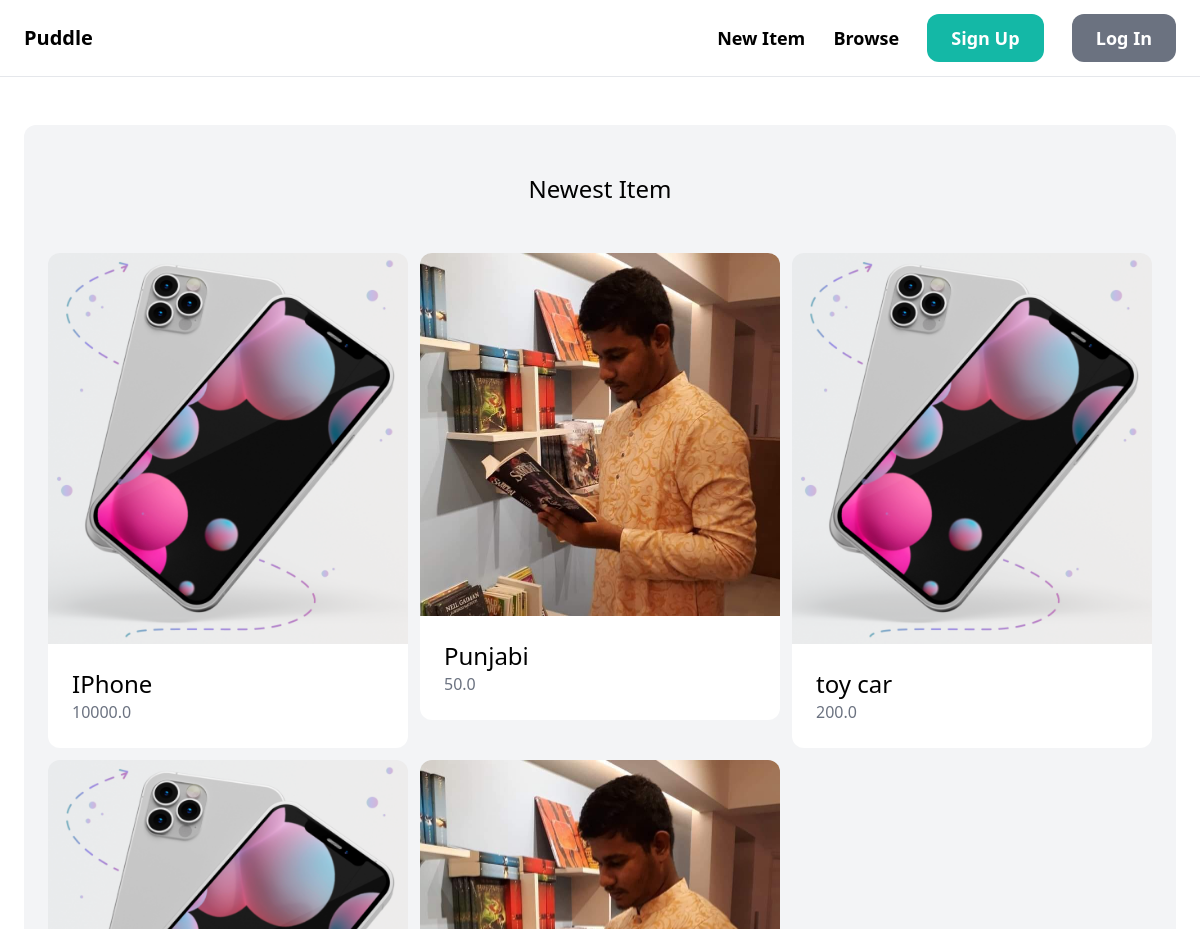
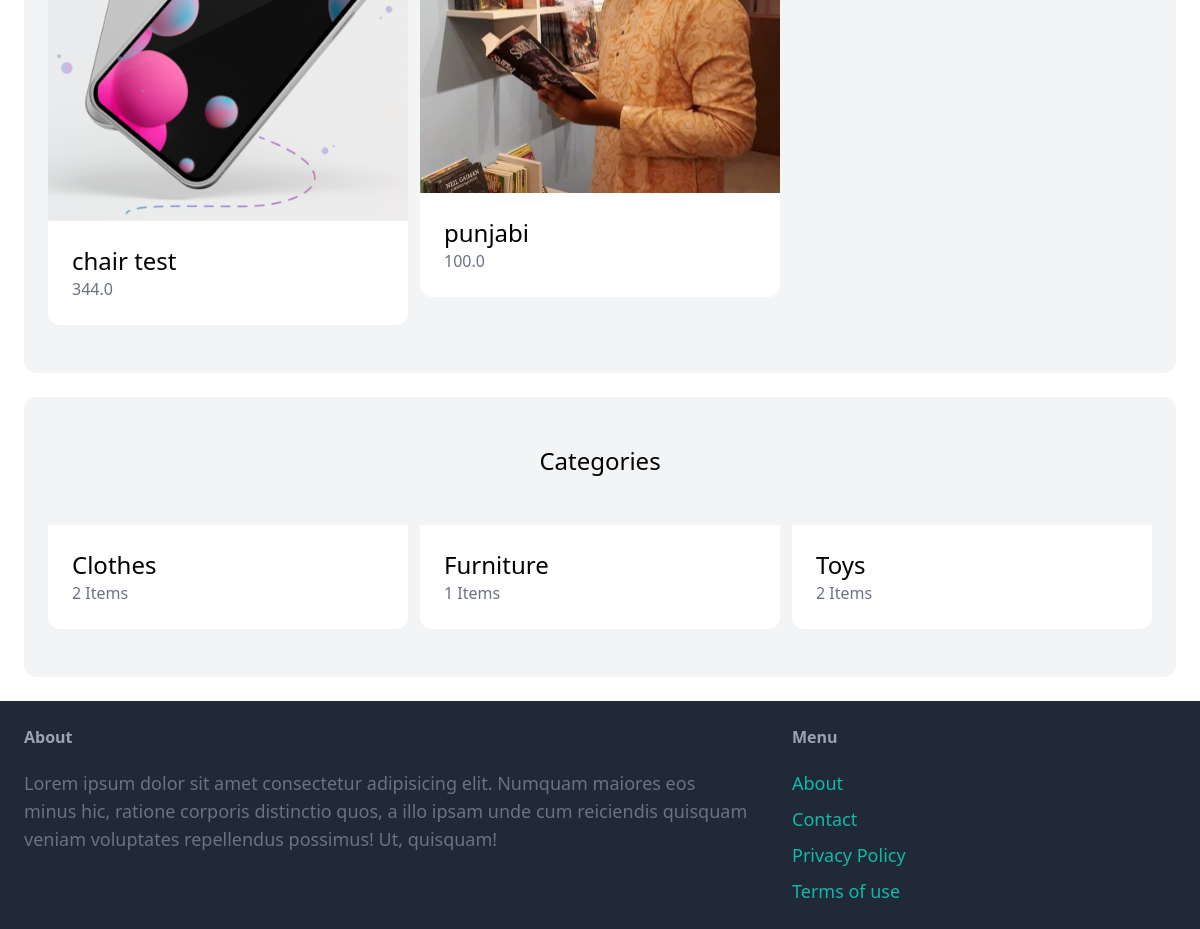
The page / on the database its author committed (2 pictures, top to bottom).
### item/models.py (models this page shows, shortened)
class Item(models.Model):
    category = models.ForeignKey(Category, related_name='items', on_delete=models.CASCADE)
    name = models.CharField(max_length=255)
    descriptions = models.TextField(blank=True, null=True)
    price = models.FloatField()
    image = models.ImageField(upload_to='item_images', blank=True, null=True)
    is_solid = models.BooleanField(default=False)
    created_by = models.ForeignKey(User, related_name='items', on_delete=models.CASCADE)
    created_at = models.DateTimeField(auto_now_add=True)

class Category(models.Model):
    name = models.CharField(max_length=255)
    class Meta:
        ordering = ('name',)
        verbose_name_plural = 'Categories'

### core/views.py (the view)
# urls.py: path('', views.index, name='index'),
def index(request):
    items = Item.objects.filter(is_solid=False)[0:6]
    categories = Category.objects.all()
    return render(request, 'core/index.html', {
        'categories': categories,
        'items': items,
    })

### core/templates/core/index.html (shortened to what this page needs)
{% extends 'core/base.html' %}
{% block content %}
    <div class="mt-6 px-6 py-12 bg-gray-100 rounded-xl">
       <h2 class="mb-12 text-2xl text-center">Newest Item</h2>
       <div class="grid grid-cols-3 gap-3">
          {% for item in items %}
              <div>
                <a href="{% url 'item:detail' item.id %}">
                    <div>
                        <img src="{{ item.image.url }}" alt="image" class="rounded-t-xl">
                    </div>
                    <div class="p-6 bg-white rounded-b-xl">
                       <h2 class="text-2xl">{{item.name}}</h2>
                       <p class="text-gray-500">{{item.price}}</p>
                    </div>
                </a>
              </div>
          {% endfor %}
       </div>
    </div>
    <div class="mt-6 px-6 py-12 bg-gray-100 rounded-xl">
        <h2 class="mb-12 text-2xl text-center">Categories</h2>
        <div class="grid grid-cols-3 gap-3">
            {% for category in categories %}
            <div>
                <a href="#">
                    <div class="p-6 bg-white rounded-b-xl">
                       <h2 class="text-2xl">{{category.name}}</h2>
                       <p class="text-gray-500">{{category.items.count}} Items</p>
                    </div>
                </a>
              </div>
            {% endfor %}
        </div>
    </div>
{% endblock %}

### core/templates/core/base.html (shortened to what this page needs)
<!DOCTYPE html>
<html lang="en">
<head>
    <script src="https://cdn.tailwindcss.com"></script>
</head>
<body>
    <nav class="py-6 px-6 flex justify-between items-center border-b border-gray-200">
       <a href="/" class="text-xl font-semibold">Puddle</a>
       <div class="space-x-6">
         <a href="{% url 'item:new' %}" class="text-lg font-semibold hover:text-gray-500">New Item</a>
         <a href="#" class="text-lg font-semibold hover:text-gray-500">Browse</a>
         {% if request.user.is_authenticated %}
         <a href="{#}" class="px-6 py-3 text-lg font-semibold bg-teal-500 text-white rounded-xl hover:bg-teal-700">Inbox</a>
         <a href="{% url 'dashboard:index' %}" class="px-6 py-3 text-lg font-semibold bg-gray-500 text-white rounded-xl hover:bg-gray-700">Dashboard</a>
         {% else %}
         <a href="{% url 'core:signup' %}" class="px-6 py-3 text-lg font-semibold bg-teal-500 text-white rounded-xl hover:bg-teal-700">Sign Up</a>
         <a href="{% url 'core:login' %}" class="px-6 py-3 text-lg font-semibold bg-gray-500 text-white rounded-xl hover:bg-gray-700">Log In</a>
         {% endif %}
       </div>
    </nav>
    <div class="px-6 py-6">
       {% block content %}
       {% endblock %}
    </div>
    <footer class="py-6 px-6 flex justify-between bg-gray-800">
       <div class="w-2/3 pr-10">
         <h3 class="mb-5 font-semibold text-gray-400">About</h3>
         <p class="text-lg text-gray-500">Lorem ipsum dolor sit amet consectetur adipisicing elit. Numquam maiores eos minus hic, ratione corporis distinctio quos, a illo ipsam unde cum reiciendis quisquam veniam voluptates repellendus possimus! Ut, quisquam!</p>
       </div>
       <div class="w-1/3">
         <h3 class="mb-5 font-semibold text-gray-400">Menu</h3>
         <ul class="space-y-2">
            <li><a href="#" class="text-lg text-teal-500 hover:text-teal-700">About</a></li>
            <li><a href="{% url 'core:contact' %}" class="text-lg text-teal-500 hover:text-teal-700">Contact</a></li>
            <li><a href="#" class="text-lg text-teal-500 hover:text-teal-700">Privacy Policy</a></li>
            <li><a href="#" class="text-lg text-teal-500 hover:text-teal-700">Terms of use</a></li>
         </ul>
       </div>
    </footer>
</body>
</html>

### rows shown on the page
Item: image (picture), name "IPhone", price "10000.0"
Item: image (picture), name "Punjabi", price "50.0"
Item: image (picture), name "toy car", price "200.0"
Item: image (picture), name "chair test", price "344.0"
Item: image (picture), name "punjabi", price "100.0"
Category: name "Clothes", items.count "2"
Category: name "Furniture", items.count "1"
Category: name "Toys", items.count "2"
